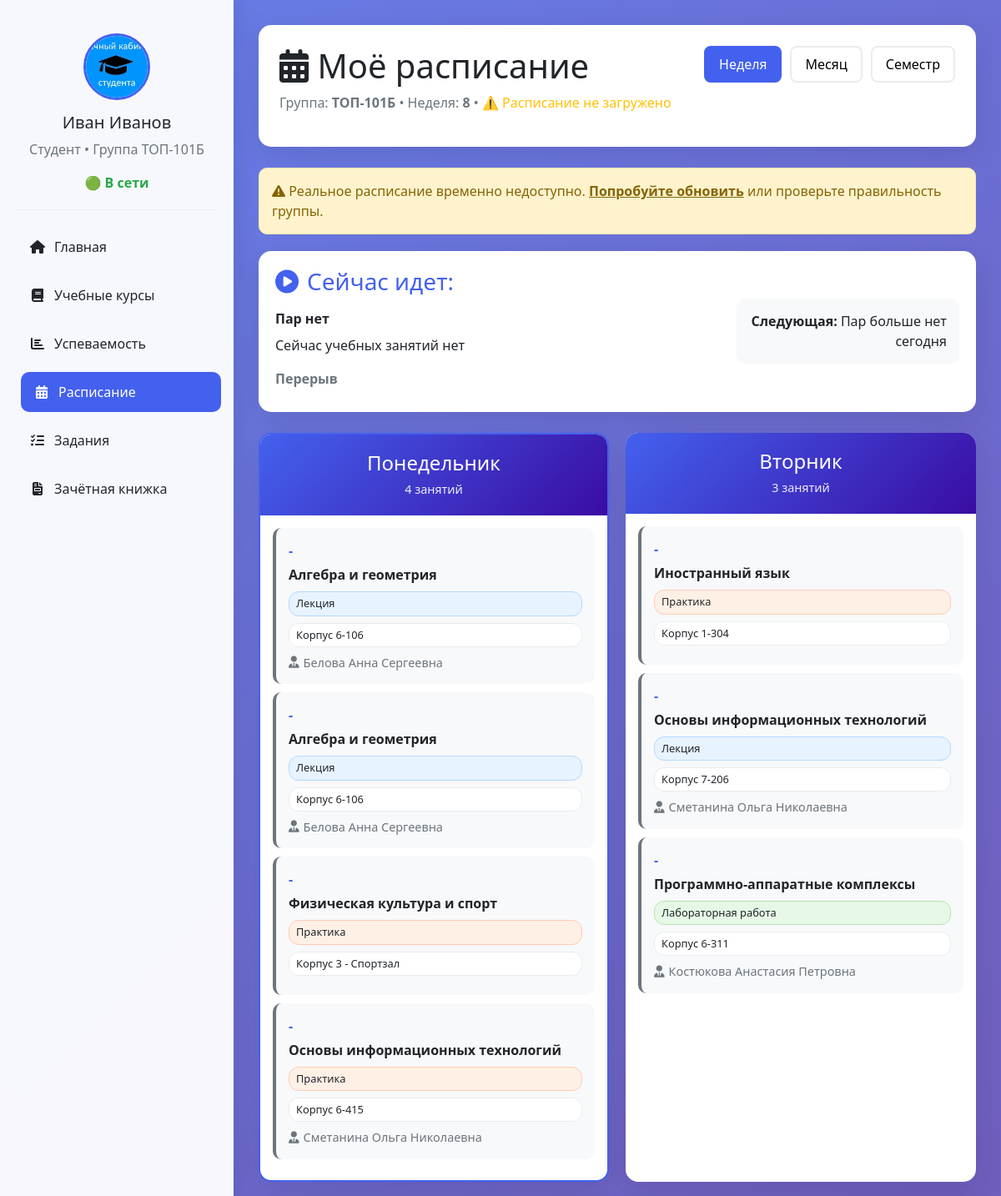
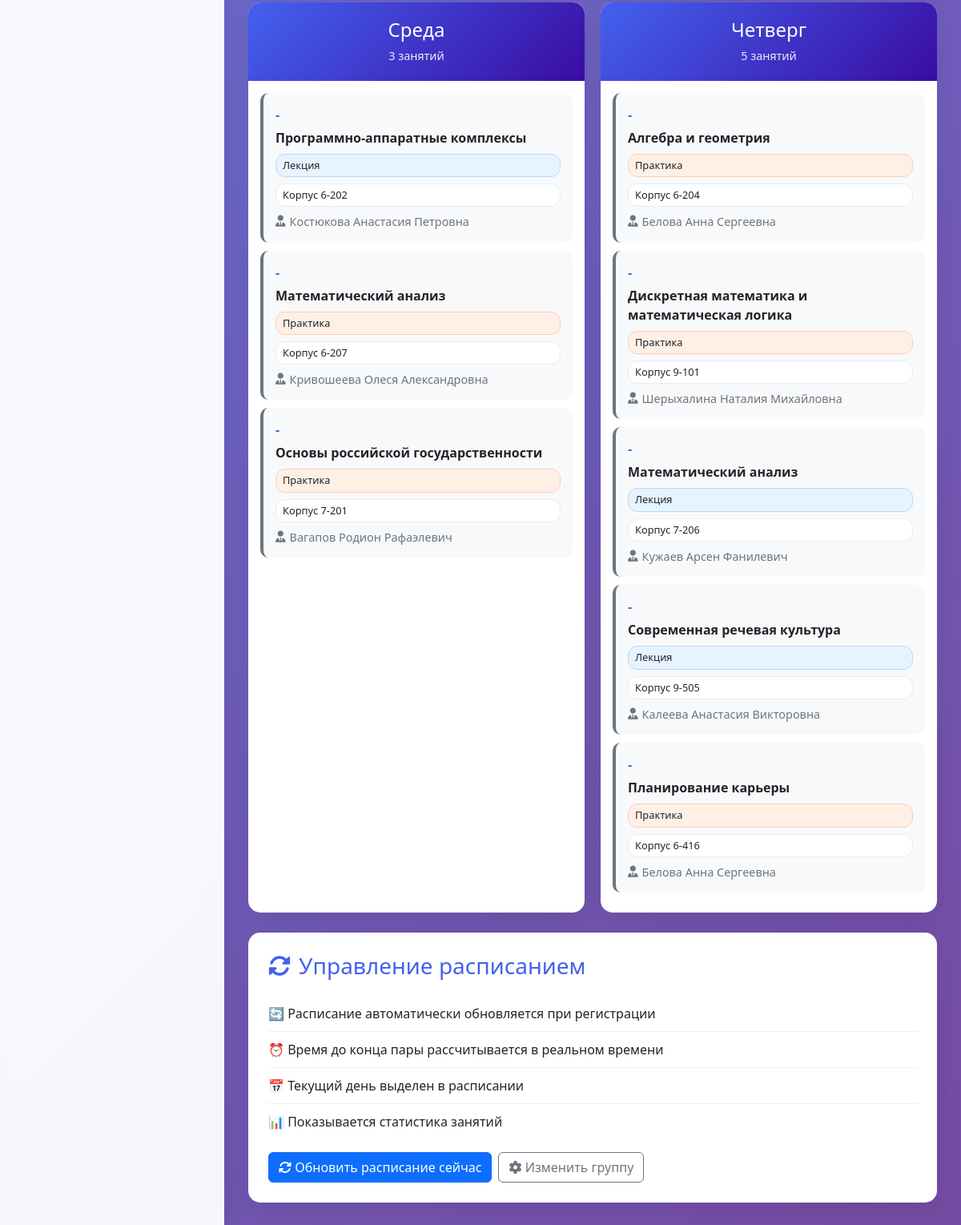
Screenshot of /dashboard/schedule/ (signed in) with the database file from the repository (2 pictures, top to bottom).
### main/models.py (models this page shows, shortened)
class StudentProfile(models.Model):
    user = models.OneToOneField(User, on_delete=models.CASCADE)
    group = models.CharField(max_length=20, verbose_name='Группа', blank=True)
    student_id = models.CharField(max_length=20, verbose_name='Студенческий билет', blank=True)
    phone = models.CharField(max_length=20, verbose_name='Телефон', blank=True)
    avatar = models.ImageField(upload_to='avatars/', null=True, blank=True)

class RealSchedule(models.Model):
    group = models.CharField(max_length=20, verbose_name='Группа')
    day = models.CharField(max_length=20, verbose_name='День недели')
    time_start = models.TimeField(verbose_name='Время начала')
    time_end = models.TimeField(verbose_name='Время окончания')
    subject = models.CharField(max_length=200, verbose_name='Предмет')
    lesson_type = models.CharField(max_length=50, verbose_name='Тип занятия')
    teacher = models.CharField(max_length=100, verbose_name='Преподаватель', blank=True)
    room = models.CharField(max_length=50, verbose_name='Аудитория', blank=True)
    week_type = models.CharField(max_length=20, verbose_name='Тип недели', blank=True)
    updated_at = models.DateTimeField(auto_now=True, verbose_name='Обновлено')
    class Meta:
        unique_together = ['group', 'day', 'time_start', 'subject']
        ordering = ['group', 'day', 'time_start']

### main/views.py (the view, shortened to what this page needs)
# urls.py: path('dashboard/schedule/', views.schedule, name='schedule'),
@login_required
def schedule(request):
    try:
        profile = request.user.studentprofile
        group = profile.group
        schedule_data = RealSchedule.objects.filter(group=group).order_by('day', 'time_start')
        days_order = ['Понедельник', 'Вторник', 'Среда', 'Четверг', 'Пятница', 'Суббота']
        days_schedule = {}
        for day in days_order:
            days_schedule[day] = []
        for lesson in schedule_data:
            if lesson.day in days_schedule:
                days_schedule[lesson.day].append(lesson)
        today = datetime.now()
        current_day = today.strftime('%A')
        russian_days = {
            'Monday': 'Понедельник',
            'Tuesday': 'Вторник',
            'Wednesday': 'Среда',
            'Thursday': 'Четверг',
            'Friday': 'Пятница',
            'Saturday': 'Суббота',
            'Sunday': 'Воскресенье'
        }
        current_russian_day = russian_days.get(current_day, '')
        context = {
            'schedule': days_schedule,
            'group': group,
            'current_day': current_russian_day,
            'current_week': '8',
            'days_order': days_order
        }
    except StudentProfile.DoesNotExist:
        messages.error(request, 'Профиль студента не найден')
        return redirect('dashboard')
    return render(request, 'main/schedule.html', context)

### main/views.py (called while the page is built)
@register.filter
def get_item(dictionary, key):
    return dictionary.get(key)

### main/templates/main/schedule.html (shortened to what this page needs)
{% extends 'main/layout.html' %}
{% load static %}
{% block content %}
<div class="dashboard-container">
    <aside class="sidebar">
        <div class="user-card">
            {% if user.studentprofile.avatar %}
                <img src="{{ user.studentprofile.avatar.url }}" alt="Аватар" class="avatar">
            {% else %}
                <img src="{% static 'main/img/student-avatar.jpg' %}" alt="Аватар" class="avatar">
            {% endif %}
            <h5>{{ user.first_name }} {{ user.last_name }}</h5>
            <p class="text-muted">Студент •
                {% if user.studentprofile.group %}
                    Группа {{ user.studentprofile.group }}
                {% else %}
                    Группа не указана
                {% endif %}
            </p>
            <div class="status-online">🟢 В сети</div>
        </div>
        <ul class="nav-links">
            <li><a href="{% url 'dashboard' %}"><i class="fas fa-home"></i> Главная</a></li>
            <li><a href="{% url 'courses' %}"><i class="fas fa-book"></i> Учебные курсы</a></li>
            <li><a href="{% url 'grades' %}"><i class="fas fa-chart-bar"></i> Успеваемость</a></li>
            <li><a href="{% url 'schedule' %}" class="active"><i class="fas fa-calendar-alt"></i> Расписание</a></li>
            <li><a href="{% url 'tasks' %}"><i class="fas fa-tasks"></i> Задания</a></li>
            <li><a href="{% url 'record_book' %}"><i class="fas fa-file-invoice"></i> Зачётная книжка</a></li>
        </ul>
    </aside>
    <main class="main-content">
        <div class="page-header">
            <div class="header-content">
                <div>
                    <h1><i class="fas fa-calendar-alt"></i> Моё расписание</h1>
                    <p class="text-muted">
                        Группа: <strong>{{ group }}</strong> •
                        Неделя: <strong>{{ current_week }}</strong> •
                        {% if schedule_data_loaded %}
                            <span class="text-success">✅ Загружено {{ total_lessons }} занятий</span>
                        {% else %}
                            <span class="text-warning">⚠️ Расписание не загружено</span>
                        {% endif %}
                    </p>
                </div>
                <div class="schedule-controls">
                    <button class="btn-control active">Неделя</button>
                    <button class="btn-control">Месяц</button>
                    <button class="btn-control">Семестр</button>
                </div>
            </div>
        </div>
        {% if not schedule_data_loaded %}
        <div class="alert alert-warning">
            <i class="fas fa-exclamation-triangle"></i>
            Реальное расписание временно недоступно.
            <a href="{% url 'update_schedule' %}" class="alert-link">Попробуйте обновить</a> или проверьте правильность группы.
        </div>
        {% endif %}
        <div class="current-lesson">
            <div class="current-info">
                <h3><i class="fas fa-play-circle"></i> Сейчас идет:</h3>
                <div class="lesson-details" id="current-lesson-info">
                    <strong id="current-subject">Пар нет</strong>
                    <span id="current-time">Сейчас учебных занятий нет</span>
                    <span class="status-live" id="current-status">Перерыв</span>
                </div>
            </div>
            <div class="next-lesson">
                <strong>Следующая:</strong>
                <span id="next-lesson-info">Пар больше нет сегодня</span>
            </div>
        </div>
        <div class="schedule-week">
            {% for day_name in days_order %}
                {% with lessons=schedule|get_item:day_name %}
                {% if lessons %}
                <div class="day-column {% if day_name == current_day %}today{% endif %}">
                    <div class="day-header">
                        <h4>{{ day_name }}</h4>
                        <span class="day-date">{{ lessons|length }} занятий</span>
                    </div>
                    <div class="lessons-list">
                        {% for lesson in lessons %}
                        <div class="lesson-card" data-day="{{ day_name }}"
                             data-start="{{ lesson.time_start_str }}"
                             data-end="{{ lesson.time_end_str }}">
                            <div class="lesson-time">{{ lesson.time_start_str }} - {{ lesson.time_end_str }}</div>
                            <div class="lesson-subject">{{ lesson.subject }}</div>
                            <div class="lesson-details">
                                <span class="lesson-type {{ lesson.lesson_type|lower }}">{{ lesson.lesson_type }}</span>
                                <span class="lesson-room">{{ lesson.room }}</span>
                            </div>
                            {% if lesson.teacher %}
                            <div class="lesson-teacher">
                                <i class="fas fa-user-tie"></i> {{ lesson.teacher }}
                            </div>
                            {% endif %}
                        </div>
                        {% endfor %}
                    </div>
                </div>
                {% endif %}
                {% endwith %}
            {% endfor %}
        </div>
        <div class="schedule-notes">
            <div class="notes-card">
                <h3><i class="fas fa-sync-alt"></i> Управление расписанием</h3>
                <ul class="notes-list">
                    <li>🔄 Расписание автоматически обновляется при регистрации</li>
                    <li>⏰ Время до конца пары рассчитывается в реальном времени</li>
                    <li>📅 Текущий день выделен в расписании</li>
                    <li>📊 Показывается статистика занятий</li>
                </ul>
                <div class="d-flex gap-2 mt-3">
                    <a href="{% url 'update_schedule' %}" class="btn btn-primary">
                        <i class="fas fa-sync"></i> Обновить расписание сейчас
                    </a>
                    <a href="{% url 'settings' %}" class="btn btn-outline-secondary">
                        <i class="fas fa-cog"></i> Изменить группу
                    </a>
                </div>
            </div>
        </div>
    </main>
</div>
{% endblock %}

### main/templates/main/layout.html (shortened to what this page needs)
{% load static %}
<!DOCTYPE html>
<html lang="ru">
<head>
    <link rel="stylesheet" href="https://cdn.jsdelivr.net/npm/bootstrap@5.3.3/dist/css/bootstrap.min.css">
    <link rel="stylesheet" href="https://cdnjs.cloudflare.com/ajax/libs/font-awesome/6.5.2/css/all.min.css">
</head>
<body>
    {% block content %}
    {% endblock %}
</body>
</html>

### main/templates/main/layout.html (style rules this page uses)
:root { --primary: #4361ee; --secondary: #3a0ca3; --success: #4cc9f0; --warning: #f72585; --light: #f8f9fa; --dark: #212529; }
* { margin: 0; padding: 0; box-sizing: border-box; }
body { background: linear-gradient(135deg, #667eea 0%, #764ba2 100%); min-height: 100vh; font-family: 'Segoe UI', Tahoma, Geneva, Verdana, sans-serif; }

### rows the page displays
StudentProfile: group "ТОП-101Б"
RealSchedule: subject "Алгебра и геометрия", lesson_type "Лекция", room "Корпус 6-106", teacher "Белова Анна Сергеевна"
RealSchedule: subject "Алгебра и геометрия", lesson_type "Лекция", room "Корпус 6-106", teacher "Белова Анна Сергеевна"
RealSchedule: subject "Физическая культура и спорт", lesson_type "Практика", room "Корпус 3 - Спортзал"
RealSchedule: subject "Основы информационных технологий", lesson_type "Практика", room "Корпус 6-415", teacher "Сметанина Ольга Николаевна"
RealSchedule: subject "Иностранный язык", lesson_type "Практика", room "Корпус 1-304"
RealSchedule: subject "Основы информационных технологий", lesson_type "Лекция", room "Корпус 7-206", teacher "Сметанина Ольга Николаевна"
RealSchedule: subject "Программно-аппаратные комплексы", lesson_type "Лабораторная работа", room "Корпус 6-311", teacher "Костюкова Анастасия Петровна"
RealSchedule: subject "Программно-аппаратные комплексы", lesson_type "Лекция", room "Корпус 6-202", teacher "Костюкова Анастасия Петровна"
RealSchedule: subject "Математический анализ", lesson_type "Практика", room "Корпус 6-207", teacher "Кривошеева Олеся Александровна"
RealSchedule: subject "Основы российской государственности", lesson_type "Практика", room "Корпус 7-201", teacher "Вагапов Родион Рафаэлевич"
RealSchedule: subject "Алгебра и геометрия", lesson_type "Практика", room "Корпус 6-204", teacher "Белова Анна Сергеевна"
RealSchedule: subject "Дискретная математика и математическая логика", lesson_type "Практика", room "Корпус 9-101", teacher "Шерыхалина Наталия Михайловна"
RealSchedule: subject "Математический анализ", lesson_type "Лекция", room "Корпус 7-206", teacher "Кужаев Арсен Фанилевич"
RealSchedule: subject "Современная речевая культура", lesson_type "Лекция", room "Корпус 9-505", teacher "Калеева Анастасия Викторовна"
RealSchedule: subject "Планирование карьеры", lesson_type "Практика", room "Корпус 6-416", teacher "Белова Анна Сергеевна"

### other values shown
{{ user.first_name }} "Иван"
{{ user.last_name }} "Иванов"
{{ user.studentprofile.group }} "ТОП-101Б"
{{ current_week }} "8"
{{ day_name }} "Понедельник" "Вторник" "Среда" "Четверг"
{{ lessons|length }} "4" "3" "3" "5"
